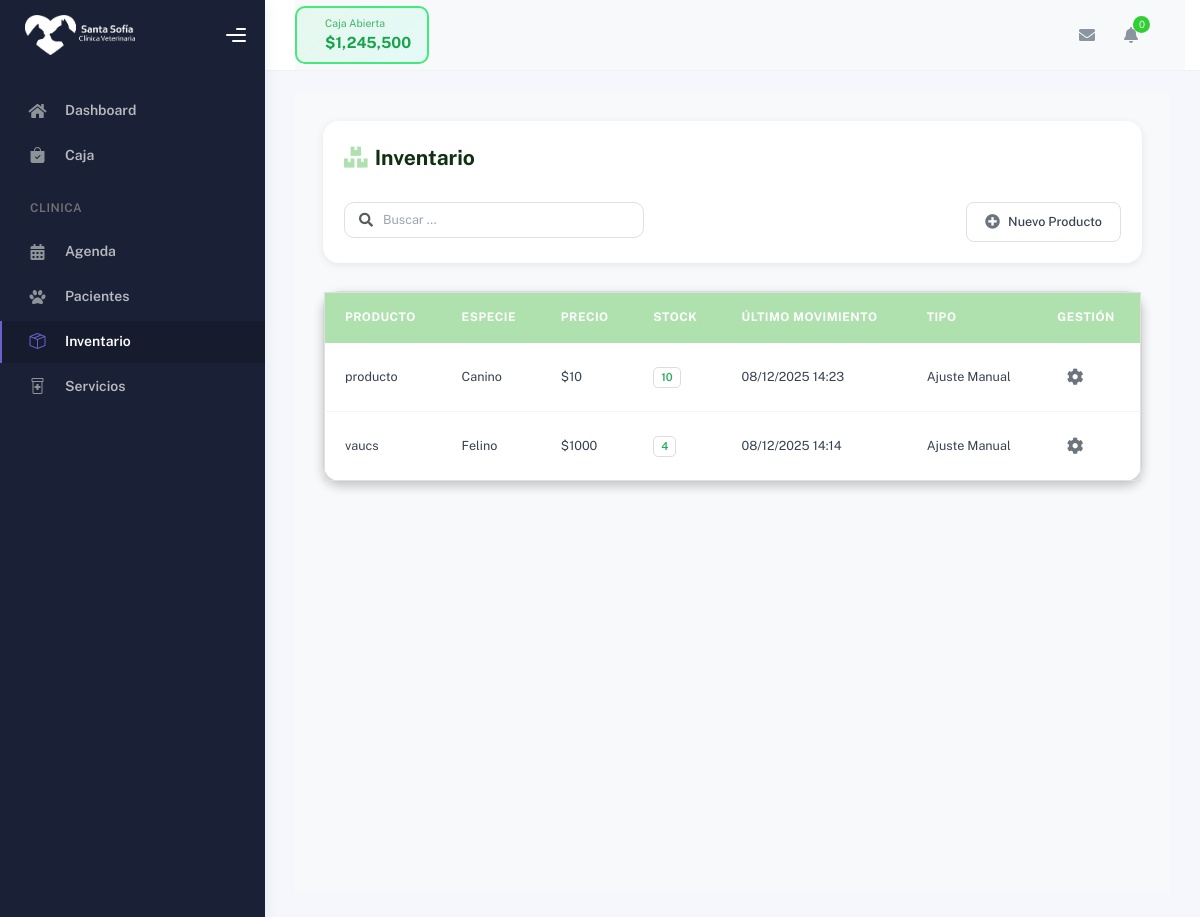
Before: /hospital/inventario/ with the older database file.
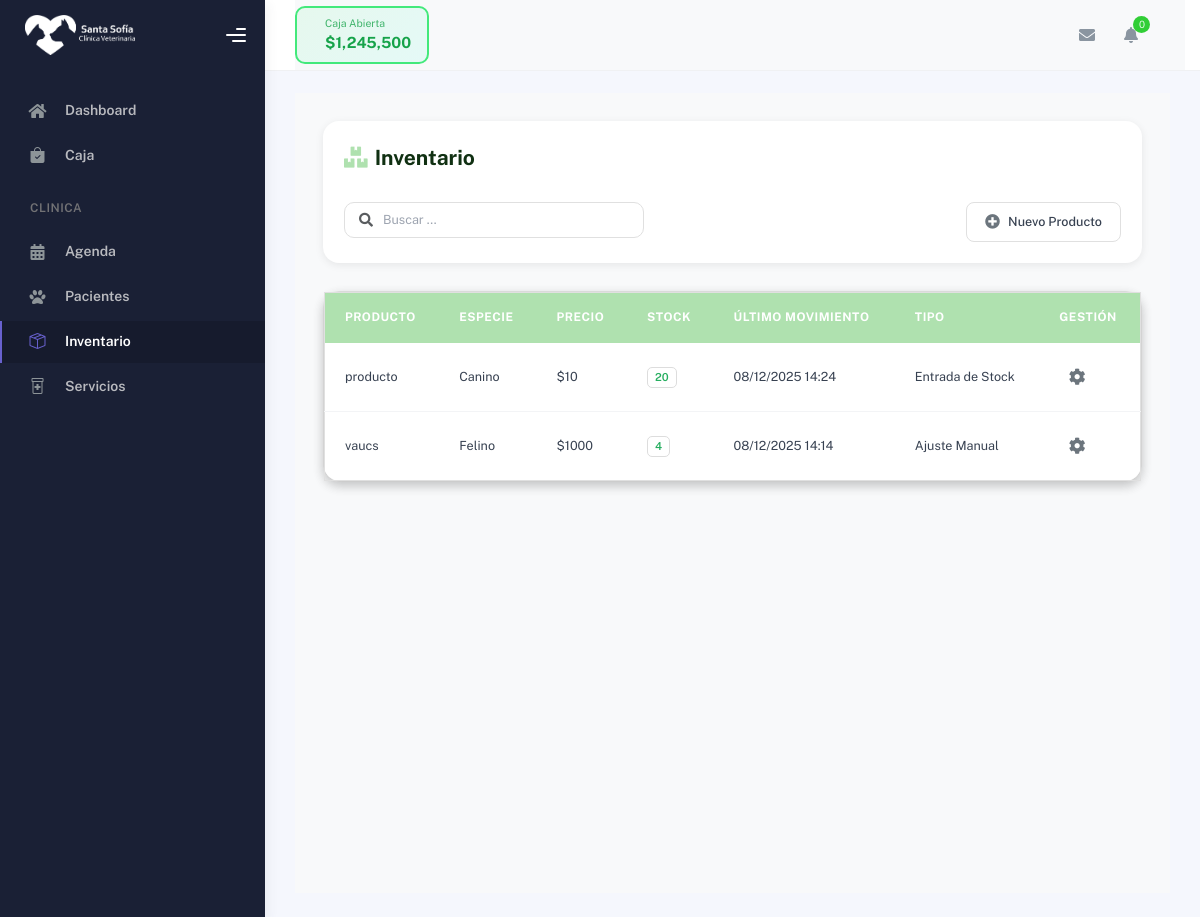
After: the same page with the newer database file.
### hospital/models.py (models this page shows, shortened)
class Insumo(models.Model):
    TIPO_MOVIMIENTO_CHOICES = [
        ('entrada', 'Entrada de Stock'),
        ('salida', 'Salida de Stock'),  # ⭐ ASEGURAR que diga "Salida de Stock"
        ('venta', 'Venta'),
        ('consulta', 'Uso en Consulta'),
        ('hospitalizacion', 'Uso en Hospitalización'),
        ('ajuste_manual', 'Ajuste Manual'),
        ('devolucion', 'Devolución'),
        ('registro_inicial', 'Registro Inicial'),
    ]
    idInventario = models.AutoField(primary_key=True)
    medicamento = models.CharField(max_length=200)
    sku = models.CharField(max_length=100, blank=True, null=True)
    especie = models.CharField(max_length=50, blank=True, null=True)
    descripcion = models.TextField(blank=True, null=True)
    ml_contenedor = models.DecimalField(max_digits=10, decimal_places=2, null=True, blank=True, verbose_name="ML en Contenedor")
    tipo = models.CharField(max_length=50, null=True, blank=True, verbose_name="Tipo de Producto")
    precio_venta = models.FloatField(default=0)
    stock_actual = models.IntegerField(default=0)
    precauciones = models.TextField(blank=True, null=True)
    contraindicaciones = models.TextField(blank=True, null=True)
    efectos_adversos = models.TextField(blank=True, null=True)
    dosis_ml = models.FloatField(blank=True, null=True)
    peso_kg = models.FloatField(blank=True, null=True)
    fecha_creacion = models.DateTimeField(default=timezone.now, verbose_name="Fecha de Registro")
    ultimo_ingreso = models.DateTimeField(null=True, blank=True)
    ultimo_movimiento = models.DateTimeField(null=True, blank=True)
    tipo_ultimo_movimiento = models.CharField(
        max_length=20,
        choices=TIPO_MOVIMIENTO_CHOICES,
        null=True,
        blank=True
    )
    usuario_ultimo_movimiento = models.ForeignKey(
        settings.AUTH_USER_MODEL,
        on_delete=models.SET_NULL,
        null=True,
        blank=True,
        related_name='movimientos_insumos'
    )
    class Meta:
        db_table = "Insumo"
        ordering = ["medicamento"]

### hospital/views.py (the view)
# urls.py: path('inventario/', views.inventario, name='inventario'),
def inventario(request):
    insumos = Insumo.objects.all()
    return render(request, 'inventario/inventario.html', {'insumos': insumos})

### hospital/templates/inventario/inventario.html (shortened to what this page needs)
{% extends "partials/base_table.html" %}
{% load static %}
{% block extra_css %}
<link rel="stylesheet" href="{% static 'css/style_inventario.css' %}" type="text/css" media="all">
{% endblock %}
{% block table_title %}
<i class="fas fa-boxes"></i> Inventario
{% endblock %}
{% block table_buttons %}
<button type="button" onclick="abrirModalNuevoProducto()">
    <i class="fas fa-plus-circle"></i> Nuevo Producto
</button>
{% endblock %}
{% block table_columns %}
<th>Producto</th>
<th>Especie</th>
<th>Precio</th>
<th>Stock</th>
<th>Último Movimiento</th>
<th>Tipo</th>
<th>Gestión</th>
{% endblock %}
{% block table_rows %}
{% for insumo in insumos %}
<tr data-id="{{ insumo.idInventario }}" data-especie="{{ insumo.especie|default_if_none:'' }}"
    data-tipo="{{ insumo.tipo|default_if_none:'' }}" data-stock="ok"
    data-dosis-ml="{{ insumo.dosis_ml|default_if_none:'' }}" data-peso-kg="{{ insumo.peso_kg|default_if_none:'' }}"
    data-ml-contenedor="{{ insumo.ml_contenedor|default_if_none:'' }}">
    <td>{{ insumo.medicamento }}</td>
    <td>{{ insumo.especie }}</td>
    <td>${{ insumo.precio_venta|floatformat:0 }}</td>
    <td><span class="badge stock-ok">{{ insumo.stock_actual }}</span></td>
    <td>{% if insumo.ultimo_movimiento %}{{ insumo.ultimo_movimiento|date:"d/m/Y H:i" }}{% else %}-{% endif %}</td>
    <td class="tipo-movimiento-cell" data-id="{{ insumo.idInventario }}">
        {% if insumo.tipo_ultimo_movimiento %}
            {{ insumo.get_tipo_ultimo_movimiento_display }}
        {% else %}
            -
        {% endif %}
    </td>
    <td>
        <div class="manage-wheel">
            <button type="button" onclick="toggleWheel(this)">
                <i class="fas fa-cog"></i>
            </button>
        </div>
    </td>
</tr>
{% empty %}
<tr>
    <td colspan="7">No hay productos en inventario.</td>
</tr>
{% endfor %}
{% endblock %}

Changed rows visible on the page:
changed Insumo "producto": stock_actual "10" → "20"; ultimo_movimiento "08/12/2025 14:23" → "08/12/2025 14:24"; tipo_ultimo_movimiento "Ajuste Manual" → "Entrada de Stock"
